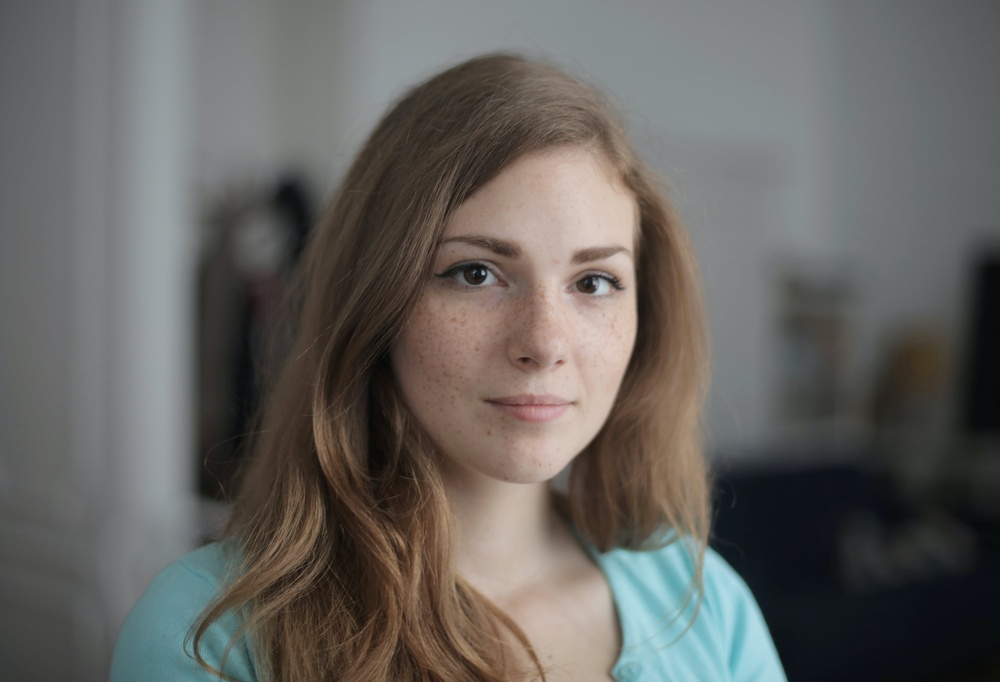
#> input picture image.jpg, 1000 x 682 px, shrunk from 7113 x 4852 before the run
$ python example_k_means.py
#> lines starting #> are read from the running program, lines starting #| are printed output that depends on the picture
import numpy as np
import cv2
import matplotlib.pyplot as plt
from sklearn.cluster import KMeans

def initialize_centroids(data, k):
    """Veri içinden rastgele k merkez noktası seç"""
    indices = np.random.choice(data.shape[0], k, replace=False)
    return data[indices]

def assign_clusters(data, centroids):
    """Veriyi en yakın merkez noktalarına at"""
    distances = np.sqrt(((data - centroids[:, np.newaxis])**2).sum(axis=2))
    return np.argmin(distances, axis=0)

def update_centroids(data, labels, k):
    """Yeni merkez noktalarını hesapla"""
    new_centroids = np.array([data[labels == i].mean(axis=0) for i in range(k)])
    return new_centroids

def k_means(data, k, max_iters=5):
    print(f"kmenasa girdi{max_iters}")
    centroids = initialize_centroids(data, k)
    for _ in range(max_iters):
        labels = assign_clusters(data, centroids)
        new_centroids = update_centroids(data, labels, k)
        if np.all(centroids == new_centroids):
            break
        centroids = new_centroids
    return centroids, labels

# Görüntüyü yükle
image = cv2.imread('image.jpg')
#> image is the input picture: shape (682, 1000, 3); mean B, G, R 95.6, 99.3, 101.3
image = cv2.cvtColor(image, cv2.COLOR_BGR2RGB)

# Görüntüyü piksellere ayır ve 2D diziye dönüştür
pixels = image.reshape(-1, 3).astype(np.float32)

# K-Means algoritmasını uygula
k = 4
centroids, labels = k_means(pixels, k)
#> in k_means, `centroids = initialize_centroids(data, k)`: centroids = [[116, 117, 119], [101, 106, 109], [106, 112, 112], [100, 102, 99]]
#> centroids = [[168.8, 171.4, 168], [95.92, 89.81, 83.84], [125.7, 127, 125.1], [43.08, 38.45, 34.56]]
k_meansCV=KMeans(n_clusters=k)
k_meansCV.fit(pixels)
labelscv=k_meansCV.predict(pixels)
# Segmentleri yeniden renklendir
segmented_img = centroids[labels].reshape(image.shape).astype(np.uint8)
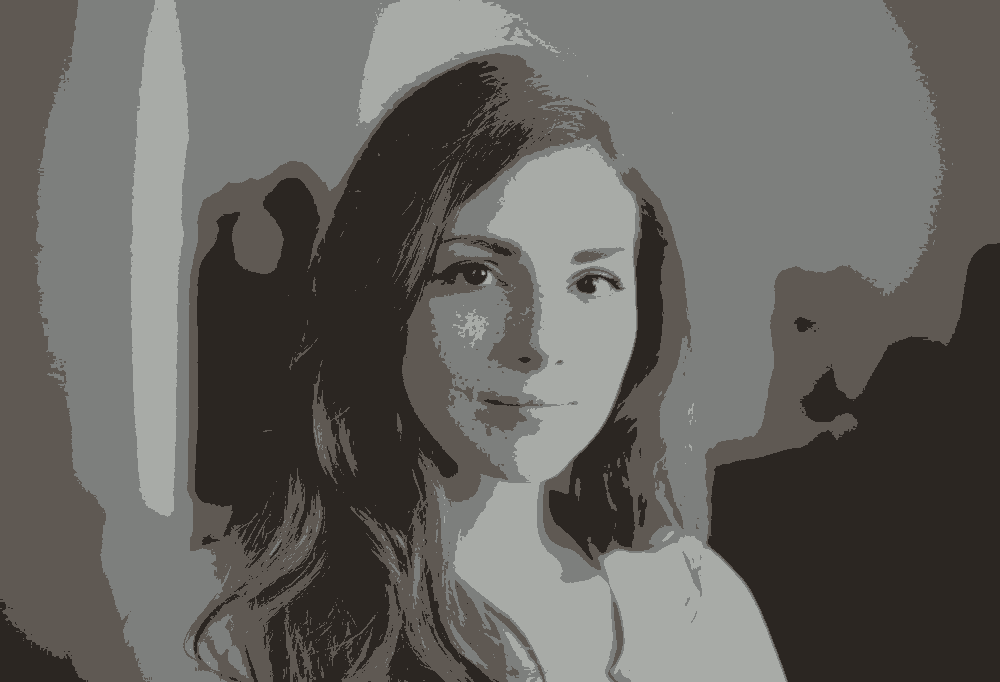
#> segmented_img: shape (682, 1000, 3); mean R, G, B 100.7, 98.9, 95.1
segmented_img_cv = k_meansCV.cluster_centers_[labelscv].reshape(image.shape).astype(np.uint8)
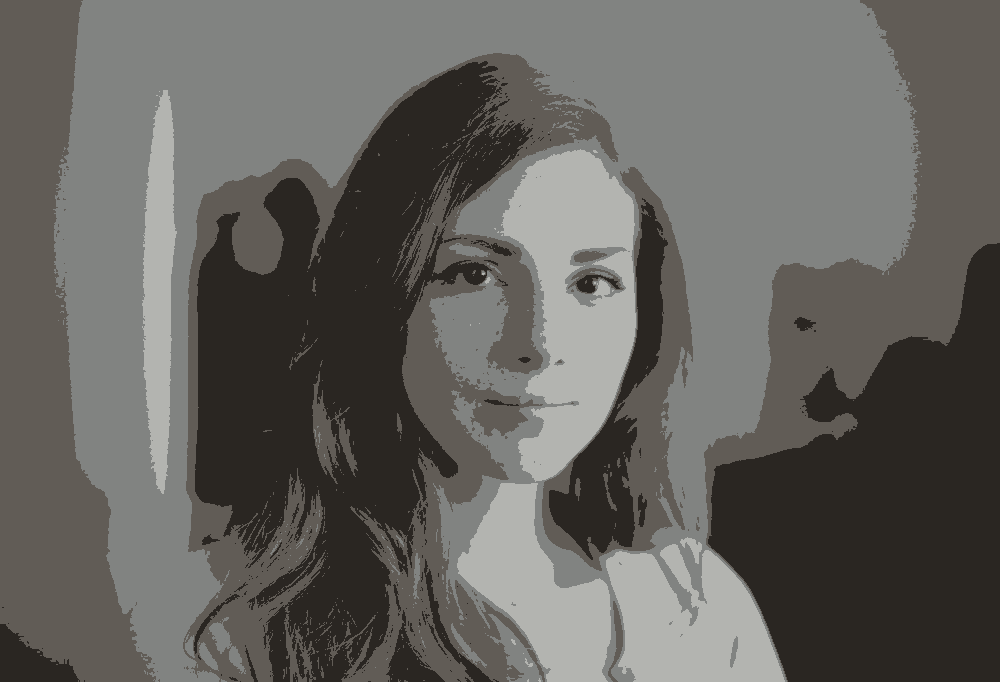
#> segmented_img_cv: shape (682, 1000, 3); mean R, G, B 100.6, 98.9, 95.1

# Görüntüyü göster
plt.figure(figsize=(12, 6))
plt.subplot(1, 3, 1)
plt.title('Orijinal Görüntü')
plt.imshow(image)
plt.axis('off')

plt.subplot(1, 3, 2)
plt.title('Segmented Görüntü')
plt.imshow(segmented_img)
plt.axis('off')

plt.subplot(1, 3, 3)
plt.title('Segmented Görüntü CV')
plt.imshow(segmented_img_cv)
plt.axis('off')

plt.show()
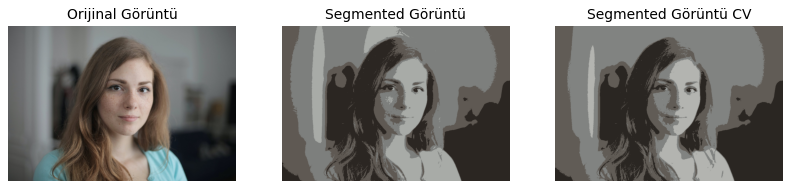
#> figure drawn by matplotlib, 3 panels
